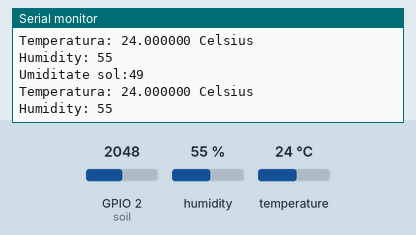
Recording of a program running on a simulated ESP32. On the bench: the last lines printed to the serial monitor. The test bench sets the inputs (shaded band); at power-on: humidity 55 %, GPIO 2 (soil) = 2048, temperature 24 °C.

Above: at 3.8 s.
3.9 s: humidity set to 22 %
At 5.7 s:
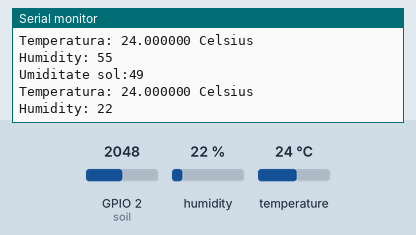
6.7 s: GPIO 2 (soil) set to 2866
At 7.4 s:
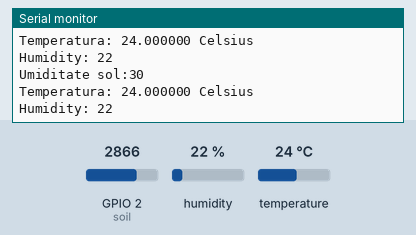
9.5 s: temperature set to 12 °C
At 12.0 s:
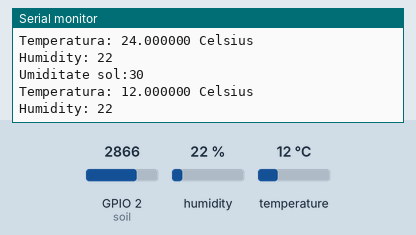
12.3 s: GPIO 2 (soil) set to 3603
At 13.7 s:
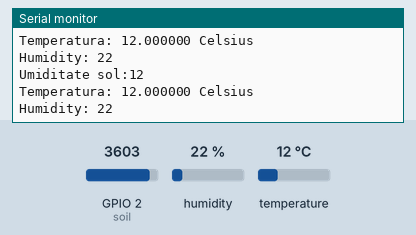
15.1 s: humidity set to 40 %
At 18.3 s:
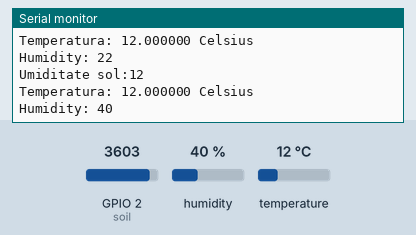
Timing chart, 0 to 18.9 s (numbered marks = the images above; inputs shaded):
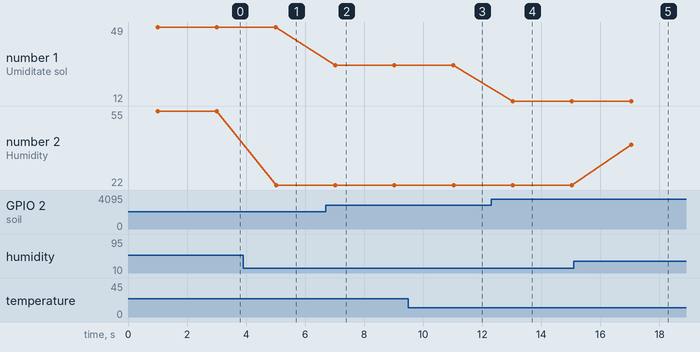

Measured:
- after the input at 3.9 s, the serial monitor: prints a new line after 1.1 s (image 1)
- after the input at 6.7 s, the serial monitor: prints a new line after 0.31 s (image 2)
- after the input at 9.5 s, the serial monitor: prints a new line after 1.5 s (image 3)
- after the input at 12.3 s, the serial monitor: prints a new line after 0.73 s (image 4)
- after the input at 15.1 s, the serial monitor: prints a new line after 1.9 s (image 5)
- plotted number 1: 49 → 30 after the input at 6.7 s
- plotted number 2: 55 → 22 after the input at 3.9 s, 22 → 40 after the input at 15.1 s

The program:

main.cpp
```cpp
#include <DHT.h>
#include <DHT_U.h>

#define DHTPIN 15 // Digital pin connected to the DHT sensor
#define soil 2 //Digital soil measure pin
// Feather HUZZAH ESP8266 note: use pins 3, 4, 5, 12, 13 or 14 --
// Pin 15 can work but DHT must be disconnected during program upload.

#define DHTTYPE DHT11 // DHT 11

DHT_Unified dht(DHTPIN, DHTTYPE);

uint32_t delayMS;
sensor_t sensor;

int _moisture, sensor_analog;

float get_temperature()
{

  sensors_event_t event;
  dht.temperature().getEvent(&event);
  if (isnan(event.temperature))
  {
    Serial.println(F("Error reading temperature!"));
  }
  else
  {
    return event.temperature;
  }
}
int get_humidity()
{
  sensors_event_t event;

  dht.humidity().getEvent(&event);
  if (isnan(event.relative_humidity))
  {
    Serial.println(F("Error reading humidity!"));
  }
  else
  {
    return event.relative_humidity;
  }
}
int mousure_sensor()
{
  _moisture = (100 - ((sensor_analog / 4095.00) * 100));
  return _moisture;
}
void setup()
{
  Serial.begin(9600);
  dht.begin();
  pinMode(2, INPUT);
  pinMode(15, INPUT);
}

void loop()
{
  delay(1000);

  sensor_analog = analogRead(soil);
  Serial.printf("\nUmiditate sol:%d % ",mousure_sensor());

  Serial.printf("\nTemperatura: %f Celsius",get_temperature());

  Serial.printf("\nHumidity: %d ",get_humidity());

  delay(1000);
}
```
